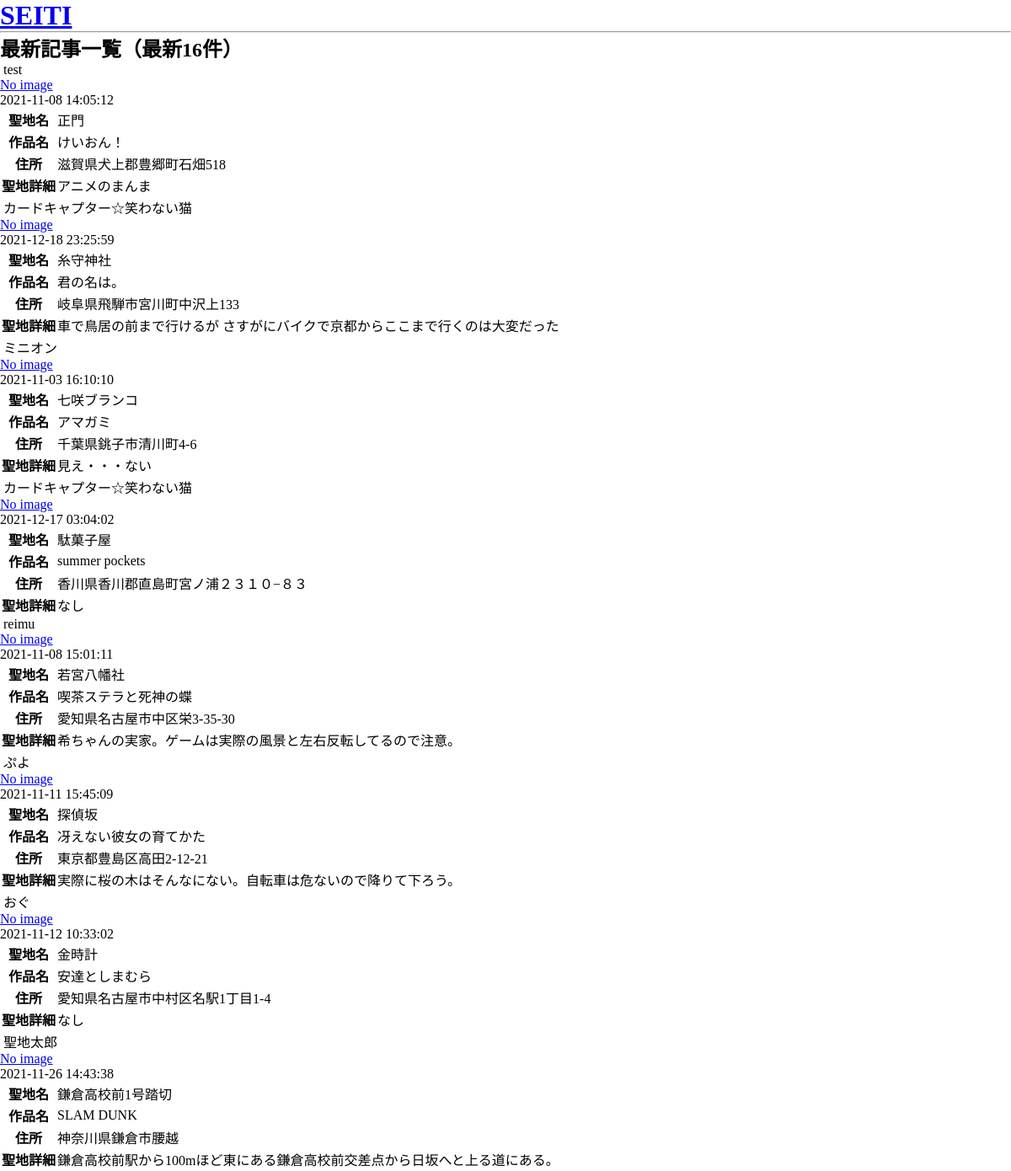
The page /favorite_article.php (signed in) on the database its author committed.
### tables this page shows
CREATE TABLE IF NOT EXISTS `article` (
  `articleID` int(11) NOT NULL AUTO_INCREMENT,
  `userID` int(11) NOT NULL,
  `workID` int(11) NOT NULL,
  `image` varchar(64) DEFAULT NULL,
  `name` varchar(128) NOT NULL,
  `sAddress1` varchar(12) NOT NULL,
  `sAddress2` varchar(32) NOT NULL,
  `sAddress3` varchar(512) NOT NULL,
  `details` varchar(256) DEFAULT NULL,
  `go` int(11) NOT NULL,
  `favorite` int(11) NOT NULL,
  `date` datetime NOT NULL,
  PRIMARY KEY (`articleID`),
  KEY `userID` (`userID`),
  KEY `workID` (`workID`)
);

CREATE TABLE IF NOT EXISTS `user` (
  `userID` int(11) NOT NULL AUTO_INCREMENT,
  `username` varchar(32) NOT NULL,
  `mailAddress` varchar(50) NOT NULL,
  `password` varchar(24) NOT NULL,
  `icon` varchar(64) DEFAULT NULL,
  `uComment` varchar(256) DEFAULT NULL,
  PRIMARY KEY (`userID`),
  UNIQUE KEY `mailAddress` (`mailAddress`)
);

CREATE TABLE IF NOT EXISTS `work` (
  `workID` int(11) NOT NULL AUTO_INCREMENT,
  `title` varchar(128) NOT NULL,
  `titlePseudonym` varchar(256) DEFAULT NULL,
  `type` int(11) NOT NULL,
  `URL` text,
  PRIMARY KEY (`workID`)
);

### util.php (called while the page is built, shortened)
<?php
function readImageToBase64($url) {
    if(strlen(explode("/", $url)[2]) == 0 || !exif_imagetype($url)) return false;
    $image = file_get_contents($url);
    $encImage = base64_encode($image);
    $imginfo = getimagesize("data:application/octet-stream;base64,".$encImage);
    return "data:".$imginfo["mime"].";base64,".$encImage;
}

### favorite_article.php (the view, shortened to what this page needs)
<?php
require "pdo_connect.php";
if(isset($_SESSION["userID"])) {
    $userID = $_SESSION["userID"];
}
$sql = "SELECT articleID FROM favoriteArticle WHERE userID = ".$userID.";";
$far = $conn->query($sql)->fetchAll();
?>
<!DOCTYPE html>
<html lang="ja" dir="ltr">
    <head>
        <link rel="stylesheet" href="css/common.css">
        <link rel="stylesheet" href="css/favoriteArticle.css">
    </head>
    <body>
        <header>
            <a href="top.php"><h1>SEITI</h1></a>
            <hr>
        </header>
        <main>
            <h2>最新記事一覧（最新<?php echo(count($far)) ?>件）</h2>
            <div id="articles-container">
                <?php
                for($i = 0; $i < count($far); $i++) {
                    $sql = "SELECT * FROM article WHERE articleID = ".$far[$i]["articleID"].";";
                    $result = $conn->query($sql)->fetch();
                    $sql = "SELECT title FROM work WHERE workID = ".$result["workID"].";";
                    $wr = $conn->query($sql)->fetch();
                    $sql = "SELECT username, icon FROM user WHERE userID = ".$result["userID"].";";
                    $ur = $conn->query($sql)->fetch();
                    $imageSrc = readImageToBase64("./image/".$result["image"]);
                    $imageWidth = getImageWidth("./image/".$result["image"]);
                    $imageHeight = getImageHeight("./image/".$result["image"]);
                ?>
                <div class="article">
                    <div class="article-header">
                        <span class="username"><?php echo($ur["username"]) ?></span>
                    </div>
                    <div class="article-body">
                        <a href="view.php?v=<?php echo($result["articleID"]) ?>">
                            <div class="image-container">
                                <?php if($imageSrc) { ?>
                                <img src="<?php echo($imageSrc) ?>" alt=""
                                <?php
                                if($imageWidth > $imageHeight) {
                                    echo("width=\"100%\"");
                                } else {
                                    echo("height=\"100%\"");
                                }
                                ?>
                                >
                                <?php } else { ?>
                                <div class="no-image">No image</div>
                                <?php }?>
                            </div>
                        </a>
                        <div class="article-date"><?php echo($result["date"]) ?></div>
                    </div>
                    <div class="article-info">
                        <table>
                            <tbody>
                                <tr>
                                    <th nowrap>聖地名</th><td><?php echo($result["name"]) ?></td>
                                </tr>
                                <tr>
                                    <th nowrap>作品名</th><td><?php echo($wr["title"]) ?></td>
                                </tr>
                                <tr>
                                    <th nowrap>住所</th><td><?php echo($result["sAddress1"].$result["sAddress2"].$result["sAddress3"]) ?></td>
                                </tr>
                                <tr>
                                    <th nowrap>聖地詳細</th><td><?php if($result["details"] == null) { echo("なし"); } else { echo($result["details"]); } ?></td>
                                </tr>
                            </tbody>
                        </table>
                    </div>
                </div>
                <?php
                    if($i == 7) break;
                }
                ?>
            </div>
        </main>
    </body>
</html>

### beta/1.0.5/css/favoriteArticle.css (style rules this page uses)
* { margin: 0; padding: 0; }

### rows shown on the page
article: userID.username "test", shows "No image", date "2021-11-08 14:05:12", name "正門", workID.title "けいおん！", sAddress1 "滋賀県", sAddress2 "犬上郡豊郷町石畑", sAddress3 "518", details "アニメのまんま"
article: userID.username "カードキャプター☆笑わない猫", shows "No image", date "2021-12-18 23:25:59", name "糸守神社", workID.title "君の名は。", sAddress1 "岐阜県", sAddress2 "飛騨市宮川町中沢上", sAddress3 "133", details "車で鳥居の前まで行けるが さすがにバイクで京都からここまで行くのは大変だった"
article: userID.username "ミニオン", shows "No image", date "2021-11-03 16:10:10", name "七咲ブランコ", workID.title "アマガミ", sAddress1 "千葉県", sAddress2 "銚子市清川町", sAddress3 "4-6", details "見え・・・ない"
article: userID.username "カードキャプター☆笑わない猫", shows "No image", date "2021-12-17 03:04:02", name "駄菓子屋", workID.title "summer pockets", sAddress1 "香川県", sAddress2 "香川郡直島町", sAddress3 "宮ノ浦２３１０−８３", shows "なし"
article: userID.username "reimu", shows "No image", date "2021-11-08 15:01:11", name "若宮八幡社", workID.title "喫茶ステラと死神の蝶", sAddress1 "愛知県", sAddress2 "名古屋市中区栄", sAddress3 "3-35-30", details "希ちゃんの実家。ゲームは実際の風景と左右反転してるので注意。"
article: userID.username "ぷよ", shows "No image", date "2021-11-11 15:45:09", name "探偵坂", workID.title "冴えない彼女の育てかた", sAddress1 "東京都", sAddress2 "豊島区高田", sAddress3 "2-12-21", details "実際に桜の木はそんなにない。自転車は危ないので降りて下ろう。"
article: userID.username "おぐ", shows "No image", date "2021-11-12 10:33:02", name "金時計", workID.title "安達としまむら", sAddress1 "愛知県", sAddress2 "名古屋市中村区名駅1丁目", sAddress3 "1-4", shows "なし"
article: userID.username "聖地太郎", shows "No image", date "2021-11-26 14:43:38", name "鎌倉高校前1号踏切", workID.title "SLAM DUNK", sAddress1 "神奈川県", sAddress2 "鎌倉市腰越", details "鎌倉高校前駅から100mほど東にある鎌倉高校前交差点から日坂へと上る道にある。"

### other values the page prints
count($far) "16"
